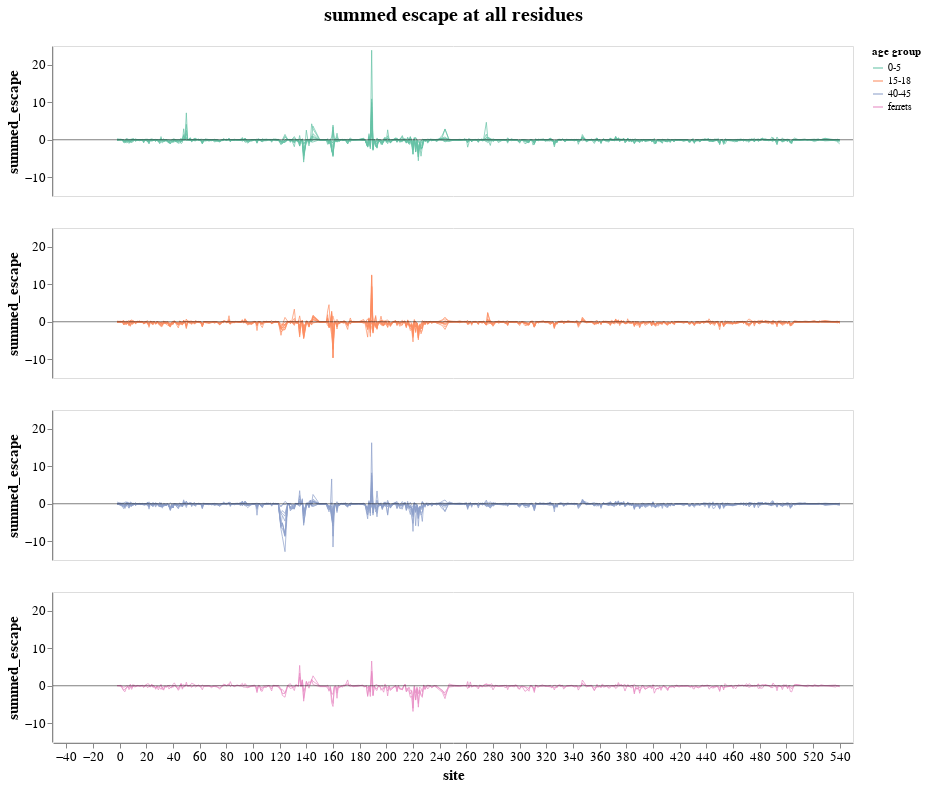

The cell this chart's notebook holds for it:
### Code cell
faceted_lineplot_full

### Figure 1 — Vega-Lite specification as saved in the notebook (floating-point values rounded to 4 significant figures; data arrays with more than 128 entries replaced by an {"elided": "..."} marker saying what was removed)
{"config": {"view": {"continuousWidth": 300, "continuousHeight": 300}, "axis": {"grid": false, "labelFontSize": 13, "titleFontSize": 15}}, "data": {"name": "data-408927d8fdbd5e1a1a64333f87ef96ec"}, "facet": {"field": "age_group", "header": {"labelFontSize": 0, "titleFontSize": 20}, "title": "summed escape at all residues", "type": "nominal"}, "spec": {"layer": [{"mark": {"type": "line", "opacity": 0.7, "size": 1}, "encoding": {"color": {"field": "age_group", "legend": {"orient": "right", "title": "age group"}, "scale": {"scheme": "set2"}, "type": "nominal"}, "detail": {"field": "serum", "type": "nominal"}, "tooltip": [{"field": "serum", "type": "nominal"}, {"field": "site", "type": "quantitative"}, {"field": "escape_mean", "type": "quantitative"}], "x": {"field": "site", "title": "site", "type": "quantitative"}, "y": {"field": "escape_mean", "title": "summed_escape", "type": "quantitative"}}}, {"data": {"name": "data-06fd9f850666401b4599de5588b60692"}, "mark": {"type": "rule", "opacity": 0.5}, "encoding": {"y": {"field": "y", "type": "quantitative"}}}], "height": 150, "width": 800}, "columns": 1, "$schema": "https://vega.github.io/schema/vega-lite/v5.8.0.json", "datasets": {"data-408927d8fdbd5e1a1a64333f87ef96ec": {"elided": "13340 records"}, "data-06fd9f850666401b4599de5588b60692": [{"y": 0}]}}
